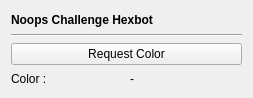
<?xml version="1.0" encoding="UTF-8"?>
<ui version="4.0">
 <class>MainWindow</class>
 <widget class="QMainWindow" name="MainWindow">
  <property name="geometry">
   <rect>
    <x>0</x>
    <y>0</y>
    <width>253</width>
    <height>98</height>
   </rect>
  </property>
  <property name="windowTitle">
   <string>MainWindow</string>
  </property>
  <widget class="QWidget" name="centralWidget">
   <layout class="QGridLayout" name="gridLayout">
    <item row="3" column="1">
     <widget class="QLabel" name="label">
      <property name="text">
       <string>Color :</string>
      </property>
     </widget>
    </item>
    <item row="3" column="2">
     <widget class="QLabel" name="colorLabel">
      <property name="text">
       <string>-</string>
      </property>
     </widget>
    </item>
    <item row="2" column="1" colspan="2">
     <widget class="QPushButton" name="pushButton">
      <property name="text">
       <string>Request Color</string>
      </property>
     </widget>
    </item>
    <item row="1" column="1" colspan="2">
     <widget class="Line" name="line">
      <property name="orientation">
       <enum>Qt::Horizontal</enum>
      </property>
     </widget>
    </item>
    <item row="0" column="1" colspan="2">
     <widget class="QLabel" name="title">
      <property name="font">
       <font>
        <weight>75</weight>
        <bold>true</bold>
       </font>
      </property>
      <property name="text">
       <string>Noops Challenge Hexbot</string>
      </property>
     </widget>
    </item>
   </layout>
  </widget>
 </widget>
 <layoutdefault spacing="6" margin="11"/>
 <resources/>
 <connections/>
</ui>
